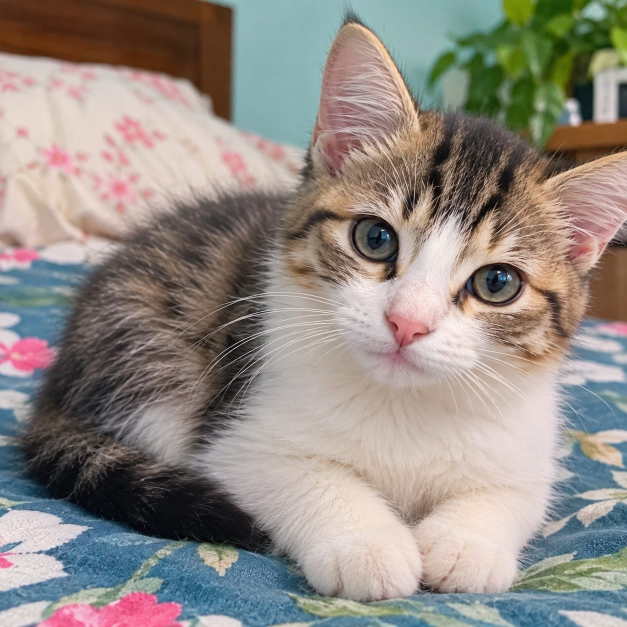
#> input picture Affine_Work/input.jpg, 1254 x 1254 px, found by its file name (shown at 1/2 size)
$ python freq3d_work.py
#> lines starting #> are read from the running program, lines starting #| are printed output that depends on the picture; after the words box and inside, x2 and y2 are one past the last pixel; in counts of white or black regions, pixels touching at a corner belong together
import os
import numpy as np
import matplotlib.pyplot as plt
from PIL import Image

here = os.path.dirname(os.path.abspath(__file__))
def in_here(name):
    return os.path.join(here, name)

pic = Image.open(in_here("input.jpg")).convert("L")
pic = pic.resize((128, 128))
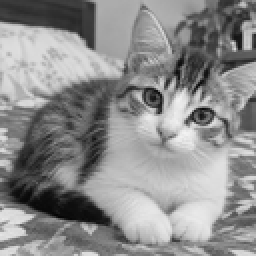
#> pic: PIL image 128x128 L (shown 2 times larger); min 5, max 243, mean 140.3
g = np.asarray(pic, dtype=float)

spec = np.fft.fftshift(np.fft.fft2(g))
mag = np.log1p(np.abs(spec))
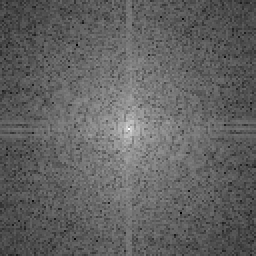
#> mag: shape (128, 128) float64 (shown 2 times larger); min 2.22, max 14.65, mean 6.99; drawn with min black and max white

h, w = mag.shape
#> h = 128; w = 128
u = np.arange(w) - w // 2
#> u = 128 values from -64 to 63
v = np.arange(h) - h // 2
#> v = 128 values from -64 to 63
U, V = np.meshgrid(u, v)

fig = plt.figure(figsize=(14, 6))

ax1 = fig.add_subplot(1, 2, 1)
ax1.imshow(mag, cmap="magma")
ax1.set_title("Spectrum (2D)")
ax1.axis("off")

ax2 = fig.add_subplot(1, 2, 2, projection="3d")
ax2.plot_surface(U, V, mag, cmap="viridis", linewidth=0, antialiased=True)
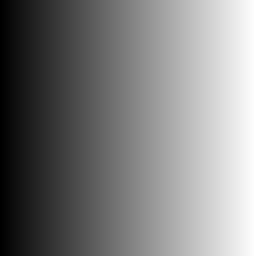
#> U: shape (128, 128) int64 (shown 2 times larger); min -64, max 63, mean -0.5; drawn with min black and max white
ax2.set_title("Spectrum (3D)")
ax2.set_xlabel("u (freq)")
ax2.set_ylabel("v (freq)")
ax2.set_zlabel("log magnitude")
ax2.view_init(elev=35, azim=-60)

plt.tight_layout()
plt.savefig(in_here("my_freq3d.png"), dpi=120)

# bonus: frequency domain-e high-pass
dist = np.sqrt(U ** 2 + V ** 2)
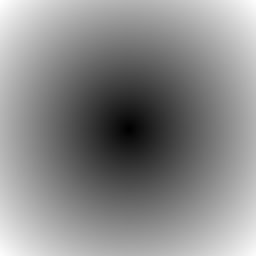
#> dist: shape (128, 128) float64 (shown 2 times larger); min 0, max 90.51, mean 49; drawn with min black and max white
cutoff = 12
hp_mask = (dist > cutoff).astype(float)
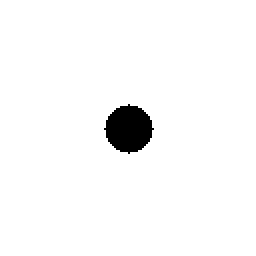
#> hp_mask: shape (128, 128) float64 (shown 2 times larger); values 0 (black) and 1 (white), 97.3% white; 1 black region, box (x1, y1, x2, y2) and area: (52, 52, 77, 77) 441
hp_img = np.real(np.fft.ifft2(np.fft.ifftshift(spec * hp_mask)))
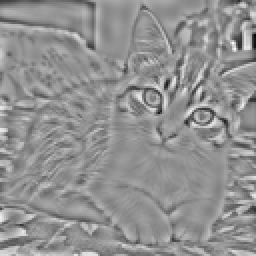
#> hp_img: shape (128, 128) float64 (shown 2 times larger); min -136.1, max 101.9, mean 0; drawn with min black and max white

plt.figure(figsize=(10, 4))
plt.subplot(1, 2, 1)
plt.imshow(g, cmap="gray")
plt.title("Mul")
plt.axis("off")
plt.subplot(1, 2, 2)
plt.imshow(np.abs(hp_img), cmap="gray")
plt.title(f"High-pass (cutoff {cutoff})")
plt.axis("off")
plt.tight_layout()
plt.savefig(in_here("my_freq_highpass.png"), dpi=120)
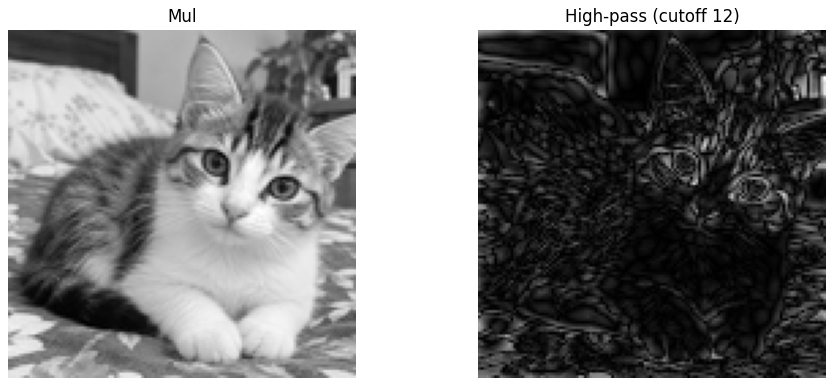
#> figure drawn by matplotlib, 2 panels

print("kaj shesh, file save hoyeche:", here)
plt.show()

$ run again, with Affine_Work/my_rotated.jpg copied over Affine_Work/input.jpg
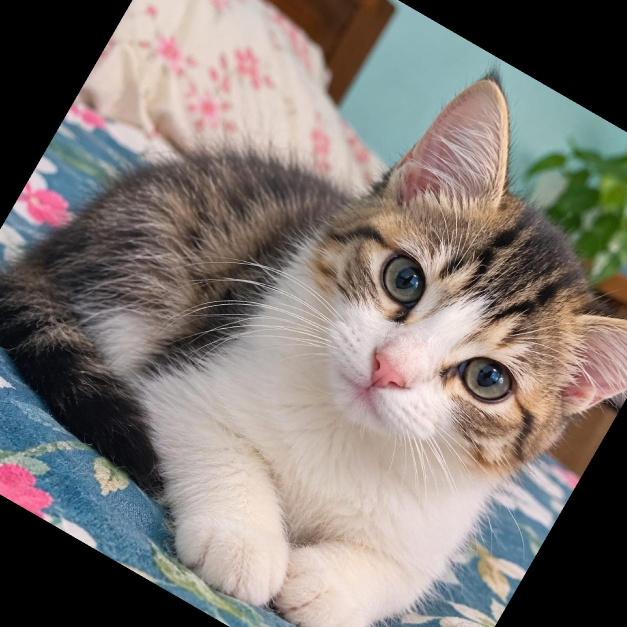
#> input picture Affine_Work/my_rotated.jpg, 1254 x 1254 px, found by its file name (shown at 1/2 size)
#> hp_mask: shape (128, 128) float64; values 0 (black) and 1 (white), 97.3% white; 1 black region, box (x1, y1, x2, y2) and area: (52, 52, 77, 77) 441
#> `hp_img = np.real(np.fft.ifft2(np.fft.ifftshift(spec * hp_mask)))`:
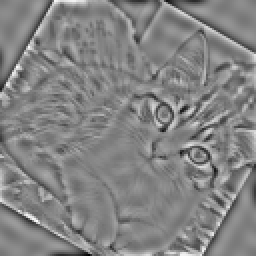
#> hp_img: shape (128, 128) float64 (shown 2 times larger); min -129.9, max 121.9, mean 0; drawn with min black and max white
#> `plt.savefig(in_here("my_freq_highpass.png"), dpi=120)`:
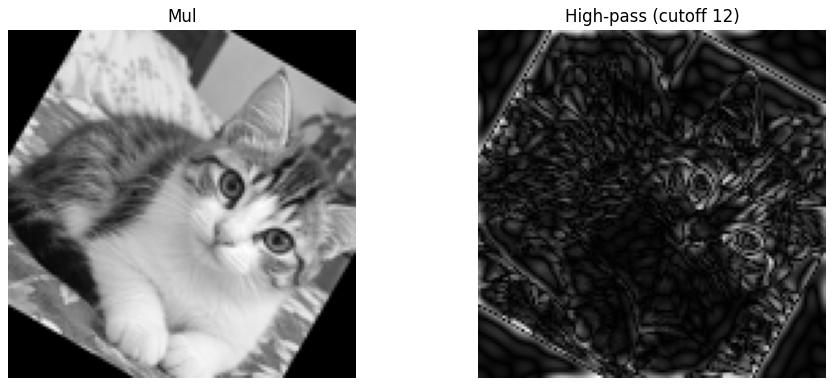
#> figure drawn by matplotlib, 2 panels

$ run again, with Affine_Work/my_scaled.jpg copied over Affine_Work/input.jpg
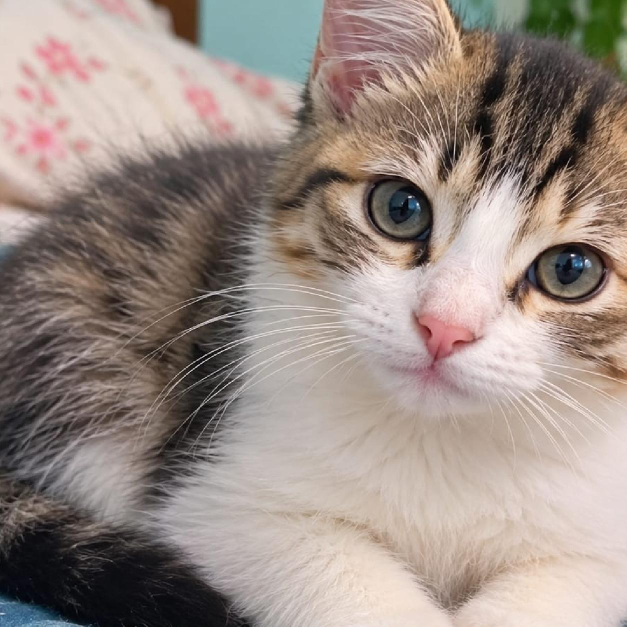
#> input picture Affine_Work/my_scaled.jpg, 1254 x 1254 px, found by its file name (shown at 1/2 size)
#> hp_mask: shape (128, 128) float64; values 0 (black) and 1 (white), 97.3% white; 1 black region, box (x1, y1, x2, y2) and area: (52, 52, 77, 77) 441
#> `hp_img = np.real(np.fft.ifft2(np.fft.ifftshift(spec * hp_mask)))`:
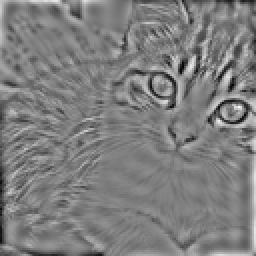
#> hp_img: shape (128, 128) float64 (shown 2 times larger); min -103.3, max 104.3, mean 0; drawn with min black and max white
#> `plt.savefig(in_here("my_freq_highpass.png"), dpi=120)`:
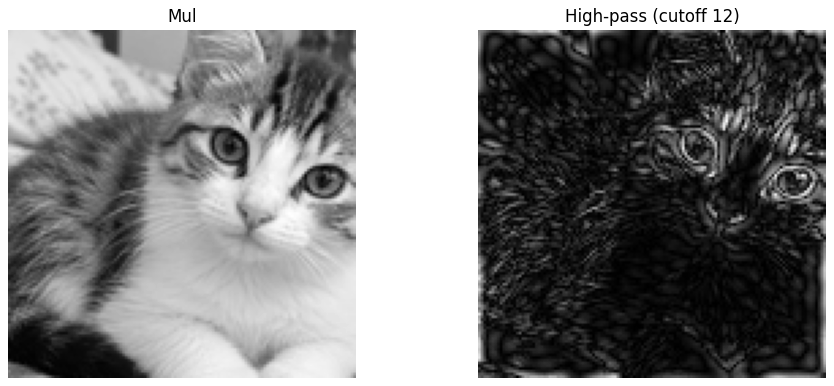
#> figure drawn by matplotlib, 2 panels

$ run again, with Affine_Work/my_sheared.jpg copied over Affine_Work/input.jpg
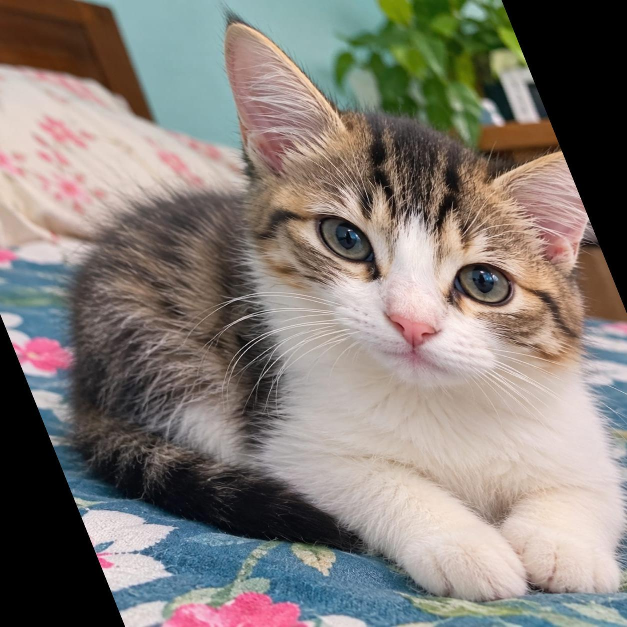
#> input picture Affine_Work/my_sheared.jpg, 1254 x 1254 px, found by its file name (shown at 1/2 size)
#> hp_mask: shape (128, 128) float64; values 0 (black) and 1 (white), 97.3% white; 1 black region, box (x1, y1, x2, y2) and area: (52, 52, 77, 77) 441
#> `plt.savefig(in_here("my_freq_highpass.png"), dpi=120)`:
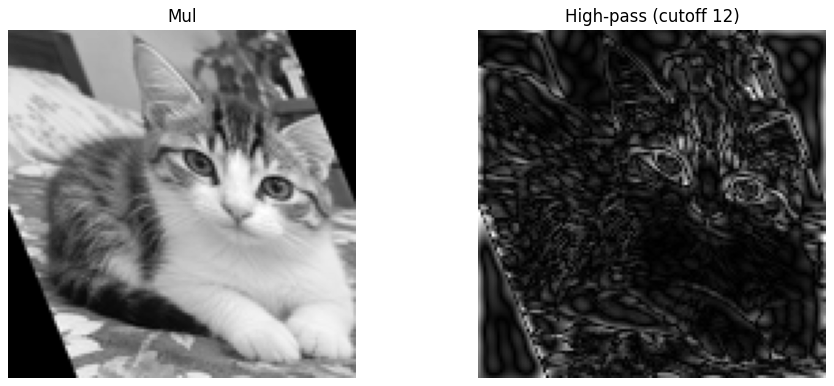
#> figure drawn by matplotlib, 2 panels
